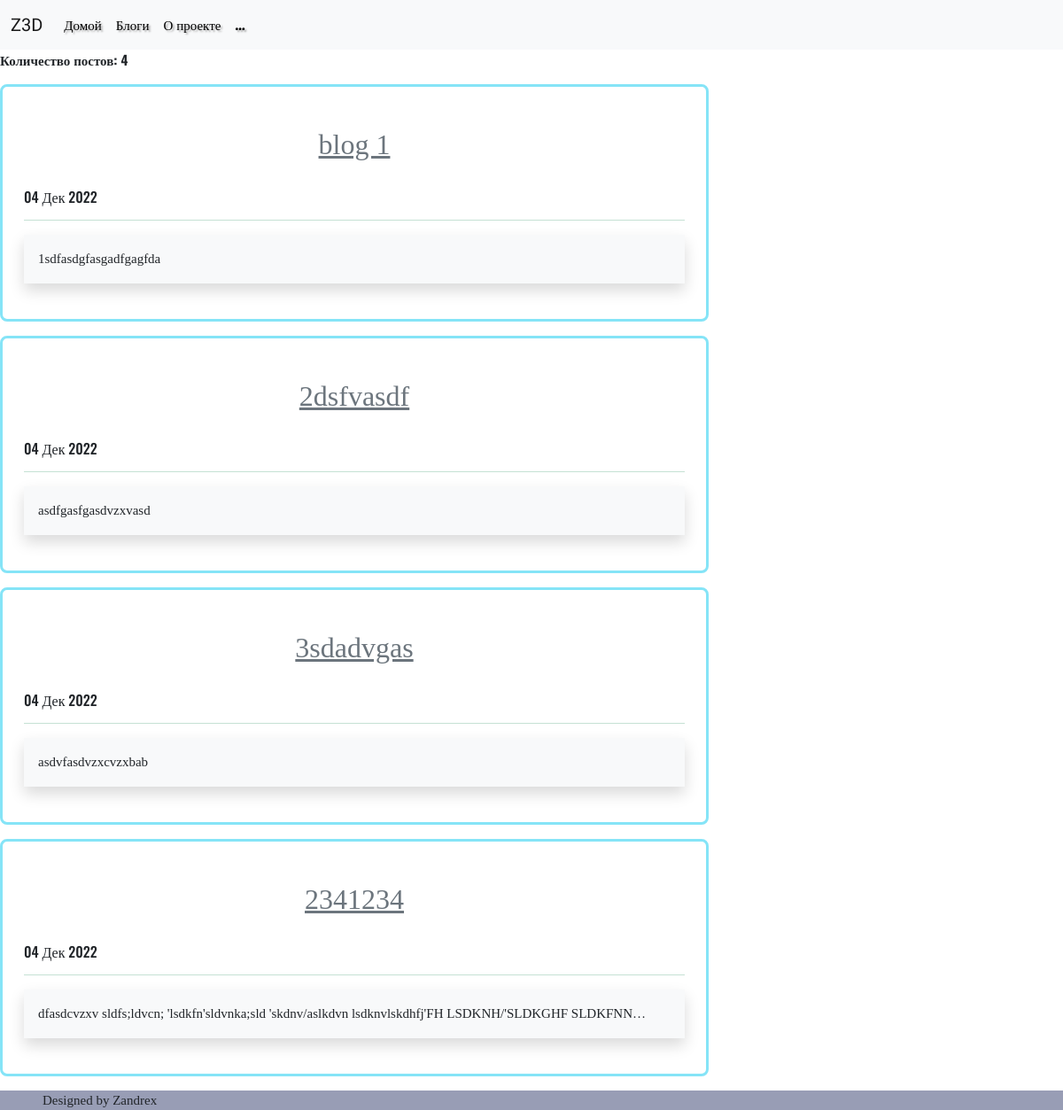
Screenshot of /blog/ with the database file from the repository.
### blog/models.py (models this page shows, shortened)
class Blog(models.Model):
    title = models.CharField(max_length = 100)
    date = models.DateField()
    description = models.TextField()
    url = models.URLField(blank = True)

### blog/views.py (the view)
# urls.py: path('', views.all_blogs, name='all_blogs'),
def all_blogs(request):
    blogs = Blog.objects.order_by('-date')
    return render(request, 'blog/all_blogs.html', {'blogs':blogs})

### blog/templates/blog/all_blogs.html (shortened to what this page needs)
{% extends 'portfolio/base.html' %}
{% block content %}
<p style="font-family: 'Oswald'"><strong>Количество постов: {{ blogs.count }}</strong></p>
{% for blog in blogs %}
<div class="col-8 p-4 mb-3 mt-2 border border-3 border-info border-opacity-50 rounded-3">
<a href="{% url 'blog:detail' blog.id %}" class="container text-center link-secondary" id = "Title"><h2>{{blog.title }}</h2></a>
<p class="h6" id='date'>{{ blog.date|date:'d M Y'}}</p>
<div class="text-success">
  <hr>
</div>
<p class="bg-light shadow p-3">{{ blog.description|safe|truncatechars:100 }}</p>
</div>
{% endfor%}
{% endblock %}

### portfolio/static/portfolio/styles.css (style rules this page uses)
body { font-family: 'RobotoSlab', serif; font-size: 15px; }
#date { font-family: 'Oswald', serif; }

### rows the page displays
Blog: title "blog 1", date "04 Дек 2022", description "1sdfasdgfasgadfgagfda"
Blog: title "2dsfvasdf", date "04 Дек 2022", description "asdfgasfgasdvzxvasd"
Blog: title "3sdadvgas", date "04 Дек 2022", description "asdvfasdvzxcvzxbab"
Blog: title "2341234", date "04 Дек 2022", description "dfasdcvzxv sldfs;ldvcn; 'lsdkfn'sldvnka;sld 'skdnv/aslkdvn lsdknvlskdhfj'FH LSDKNH/'SLDKGHF SLDKFNN…"

### other values shown
{{ blogs.count }} "4"
